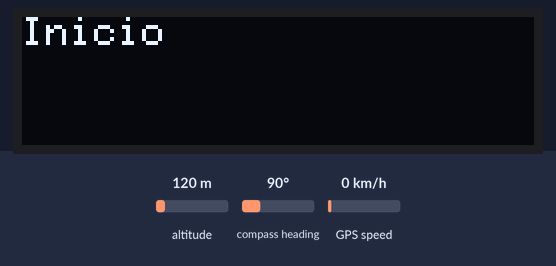
Recording of a sketch running on a simulated Arduino Uno, built with avr-gcc and run on an emulated ATmega328P. Shown: 128×32 one-colour display. The test bench sets the inputs (shaded band); at power-on: altitude 120 m, compass heading 90°, GPS speed 0 km/h. The display library's start-up logo is not drawn; the GPS gets a fix after 3 s at 37.7749, -122.4194 with 8 satellites; what the sketch prints to the serial monitor is not drawn.

Above: at 2.1 s.
At 3.7 s:
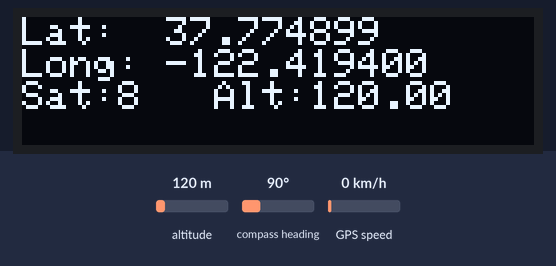
3.8 s: altitude set to 20 m
At 5.3 s:
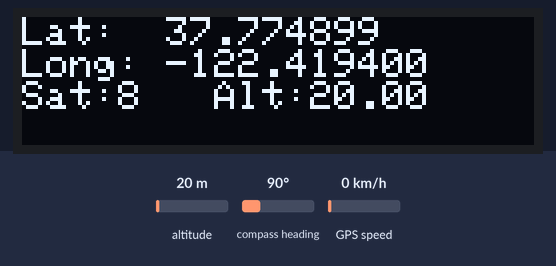
5.6 s: altitude set to 250 m
At 6.9 s:
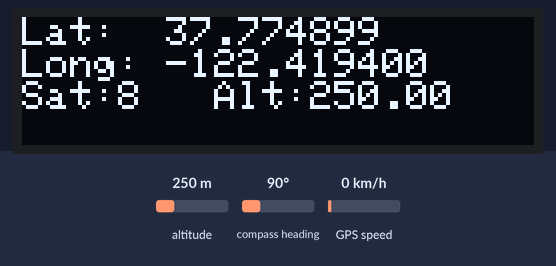
7.6 s: altitude set to 500 m
At 8.5 s:
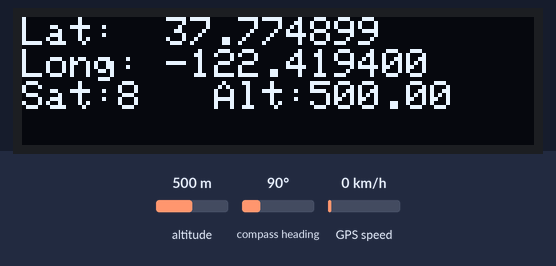
Timing chart, 0 to 10.6 s (numbered marks = the images above; inputs shaded):
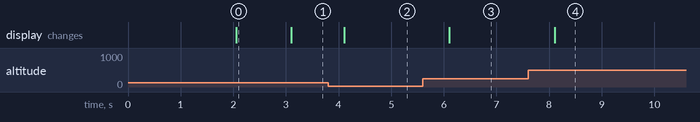

The sketch:

gps-arduino-uno.ino
```cpp
#define __DEBUG__
//#include <SPI.h>
#include <Adafruit_GFX.h>
#include <Adafruit_SSD1306.h>
#include <SoftwareSerial.h>
#include <Wire.h>
#include <TinyGPSPlus.h>

TinyGPSPlus gps;

#define SCREEN_WIDTH 128 // OLED display width, in pixels
#define SCREEN_HEIGHT 32 // OLED display height, in pixels
#define OLED_RESET -1

// Declaration for an SSD1306 display connected to I2C (SDA, SCL pins)
Adafruit_SSD1306 display(SCREEN_WIDTH, SCREEN_HEIGHT, &Wire, OLED_RESET);

static const int RXPin = 4, TXPin = 3;
SoftwareSerial ss(RXPin, TXPin);// WEMOS: GPIO14 and GPIO13 (PIN D5 and D7)

uint8_t col = 0;
uint8_t row = 0;
uint8_t TEXT_SIZE = 1;

String lat_str , lng_str, alt_str, sats_str, date_str;

bool printNoGPS = true;
bool printGPS = true;

TinyGPSCustom pdop(gps, "GPGSA", 15); // $GPGSA sentence, 15th element
TinyGPSCustom hdop(gps, "GPGSA", 16); // $GPGSA sentence, 16th element
TinyGPSCustom vdop(gps, "GPGSA", 17); // $GPGSA sentence, 17th element
//=======================================================================
//                    Setup
//=======================================================================
void setup() {

    //LEDs:
  //pinMode(12, OUTPUT);
  //digitalWrite(12, LOW);//LED and D6: Valid GPS Data

   // Serial:
  Serial.begin(115200);
    // SoftwareSerial:
  ss.begin(9600);
  Wire.begin();

  if (!display.begin(SSD1306_SWITCHCAPVCC, 0x3C)) {
#ifdef __DEBUG__
    Serial.println("No se encuentra la pantalla OLED");
#endif
    while (true);
  }
  display.display();
  delay(2000);
  display.clearDisplay();
  display.setTextSize(TEXT_SIZE);
  display.setTextColor(WHITE);
  display.setCursor(col, row);

  Serial.println("Inicio");
  display.println("Inicio");
  display.display();

}

//=======================================================================
//                    Main Program Loop

void loop() {

  // GPS:
   while (ss.available() > 0)
  {
    if (gps.encode(ss.read()))
    {
      if (gps.location.isValid())
      {
          if(TEXT_SIZE == 1)
          {
            lat_str = "Lat:  " + String(gps.location.lat(), 6);
            lng_str = "Long: " + String(gps.location.lng(), 6);
            alt_str =  "   Alt:" + String(gps.altitude.meters());
            sats_str = "Sat:" + String(gps.satellites.value());
            myPrint(col, row, lat_str, false, true);
            myPrint(col, row, lng_str, true, true);
            myPrint(col, row, sats_str + alt_str, true, true);
          }
          if(TEXT_SIZE == 2)
          {
            lat_str = String(gps.location.lat(), 6);
            lng_str = String(gps.location.lng(), 6);
            myPrint(col, row, lat_str, false, true);
            myPrint(col, row, lng_str, true, true);
          }
       // digitalWrite(12, HIGH);

          display.display();

      }else{
        myPrint(col, row, String("Buscando satelites"), false, true);
		   //digitalWrite(12, LOW);
      }
    } else{
      if(printNoGPS){
        myPrint(col, row, String("Sin GPS"), false, true);
        printNoGPS = false;
      }
    }

  }
}

void myPrint(uint8_t col, uint8_t row, String message, bool newLine, bool serial){

  if(message.length() > 0){

    if(!newLine){
      display.clearDisplay();
      display.setCursor(col, row);
    } else{
      col = 0;
      row++;
    }

    display.println(message);
    if(serial){
      Serial.println(message);
    }
    if(!newLine){
      row = row + message.length();
    }

    //display.display();

  }

}
```

Measured:
- after the input at 3.8 s, the display: changes after 0.30 s (image 2)
- after the input at 5.6 s, the display: changes after 0.50 s (image 3)
- after the input at 7.6 s, the display: changes after 0.50 s (image 4)
- what the display in image 0 shows lasts 1.0 s, from 2.1 s to 3.1 s
